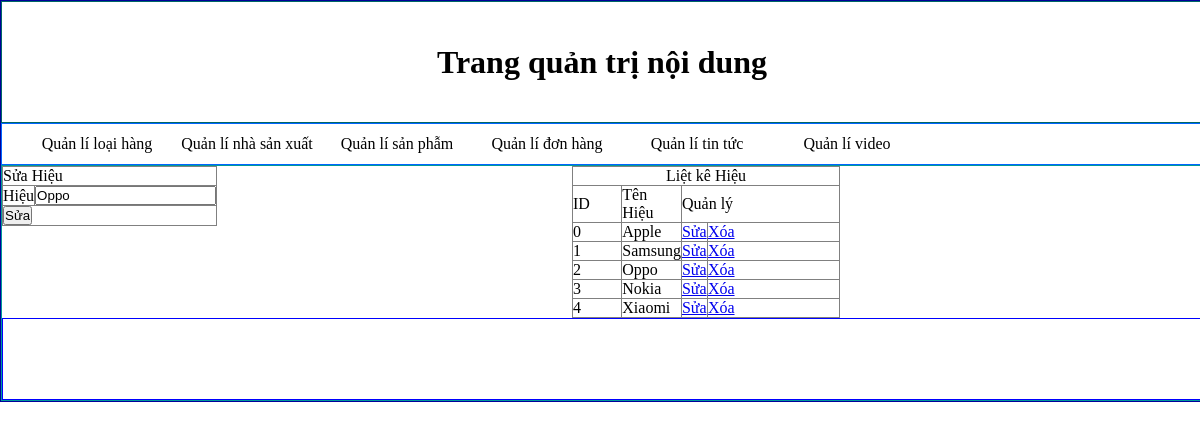
Page /admincp/index.php?quanly=hieu&ac=sua&id=5 on the committed database.
### tables this page shows
CREATE TABLE IF NOT EXISTS `hieu` (
  `hieu_id` int(11) NOT NULL AUTO_INCREMENT,
  `tenhieu` varchar(300) NOT NULL,
  PRIMARY KEY (`hieu_id`)
);

### admincp/modules/hieu/lietke.php (the view)
<?php
	$sql="select * from hieu order by hieu_id asc ";
	$loai=mysql_query($sql);
?>
<table width="268" height="124" border="1">
  <tr>
    <td colspan="4"><div align="center">Liệt kê Hiệu</div></td>
  </tr>
  <tr>
    <td width="60">ID</td>
    <td width="56">Tên Hiệu</td>
    <td colspan="2">Quản lý</td>
  </tr>
    <?php
   	$i=0;
  	while($dong=mysql_fetch_array($loai)){
  ?>
  <tr>
    <td><?php echo $i; ?></td>
    <td><?php echo $dong['tenhieu'] ?> </td>
    <td width="25"><a href="index.php?quanly=hieu&ac=sua&id=<?php echo $dong['hieu_id'] ?>">Sửa</a></td>
    <td width="170"><a href="modules/hieu/xuly.php?id=<?php echo $dong['hieu_id'] ?>">Xóa</a></td>
  </tr>
  <?php
  $i++;
	}
  ?>
</table>

### admincp/modules/hieu/sua.php
<?php
	$sql="select * from hieu where hieu_id=$_GET[id]";
	$hieu=mysql_query($sql);
	$dong=mysql_fetch_array($hieu);
?>
<form action="modules/hieu/xuly.php?id=<?php echo $dong['hieu_id'] ?>" method="post">
<table width="200" border="1">
  <tr>
    <td colspan="2">Sửa Hiệu</td>
  </tr>
  <tr>
    <td>Hiệu</td>
    <td>
    <input type="text" name="hieu" id="hieu" value="<?php echo $dong['tenhieu'] ?>"></td>
  </tr>
  <tr>
    <td colspan="2">
    <input type="submit" name="sua" value="Sửa">    </td>
  </tr>
</table>
</form>

### admincp/css.css (style rules this page uses)
table { border-collapse:collapse; }
* { padding:0; margin:0; }

### rows in the picture
hieu: hieu "Oppo", tenhieu "Oppo"
hieu: tenhieu "Apple"
hieu: tenhieu "Samsung"
hieu: tenhieu "Nokia"
hieu: tenhieu "Xiaomi"
